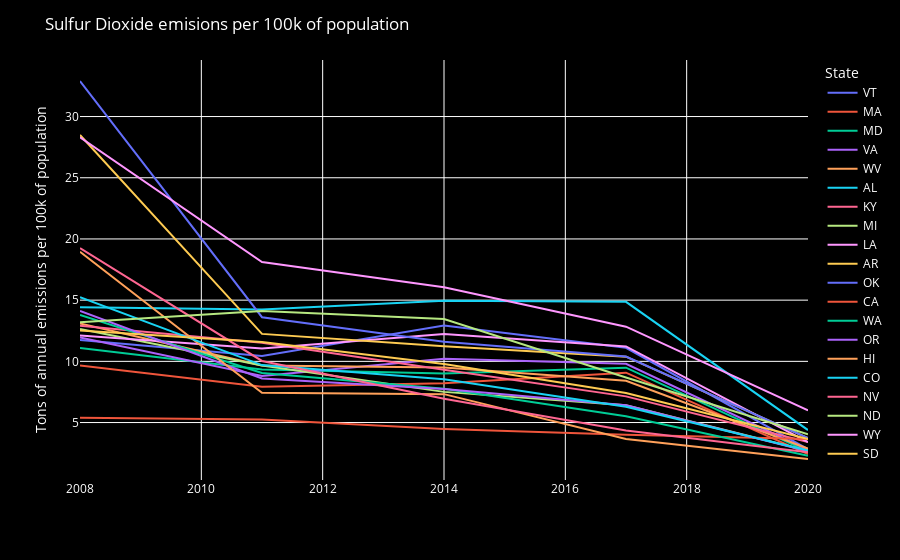

Notebook code cell kept with this figure:
### Code cell
Sulfur_Dioxide = nei_by_pollutant.loc[(nei_by_pollutant["Pollutant"] == 'Sulfur Dioxide')]

Sulfur_Dioxide_plot = px.line(
    Sulfur_Dioxide,
    x = "Year",
    y = "Emmisions_per_100k",
    hover_name = "CAV_adoption",
    color = "State",
    labels = {
        "Year":'',
        "Emmisions_per_100k": "Tons of annual emissions per 100k of population"
    }
)

Sulfur_Dioxide_plot.update_layout(
#     yaxis_range=[0,6],
    font_color="white",
    legend=dict(
    title="State"
))

Sulfur_Dioxide_plot.update_layout({
    'plot_bgcolor':'black',
    'paper_bgcolor':'black',
    'title':'Sulfur Dioxide emisions per 100k of population'
})

Sulfur_Dioxide_plot.show()

### Figure 1 — Plotly figure (JSON) as saved in the notebook; plotly's stock layout.template omitted (floating-point values rounded to 4 significant figures)
{"data": [{"hovertemplate": "<b>%{hovertext}</b><br><br>State=VT<br>=%{x}<br>Tons of annual emissions per 100k of population=%{y}<extra></extra>", "hovertext": ["High CAV adoption", "High CAV adoption", "High CAV adoption", "High CAV adoption", "High CAV adoption"], "legendgroup": "VT", "line": {"color": "#636efa", "dash": "solid"}, "marker": {"symbol": "circle"}, "mode": "lines", "name": "VT", "orientation": "v", "showlegend": true, "type": "scatter", "x": [2008, 2011, 2014, 2017, 2020], "xaxis": "x", "y": [11.74, 10.43, 12.94, 11.11, 2.831], "yaxis": "y"}, {"hovertemplate": "<b>%{hovertext}</b><br><br>State=MA<br>=%{x}<br>Tons of annual emissions per 100k of population=%{y}<extra></extra>", "hovertext": ["High CAV adoption", "High CAV adoption", "High CAV adoption", "High CAV adoption", "High CAV adoption"], "legendgroup": "MA", "line": {"color": "#EF553B", "dash": "solid"}, "marker": {"symbol": "circle"}, "mode": "lines", "name": "MA", "orientation": "v", "showlegend": true, "type": "scatter", "x": [2008, 2011, 2014, 2017, 2020], "xaxis": "x", "y": [9.655, 7.929, 8.204, 9.072, 2.416], "yaxis": "y"}, {"hovertemplate": "<b>%{hovertext}</b><br><br>State=MD<br>=%{x}<br>Tons of annual emissions per 100k of population=%{y}<extra></extra>", "hovertext": ["High CAV adoption", "High CAV adoption", "High CAV adoption", "High CAV adoption", "High CAV adoption"], "legendgroup": "MD", "line": {"color": "#00cc96", "dash": "solid"}, "marker": {"symbol": "circle"}, "mode": "lines", "name": "MD", "orientation": "v", "showlegend": true, "type": "scatter", "x": [2008, 2011, 2014, 2017, 2020], "xaxis": "x", "y": [11.1, 9.34, 9.004, 9.484, 2.629], "yaxis": "y"}, {"hovertemplate": "<b>%{hovertext}</b><br><br>State=VA<br>=%{x}<br>Tons of annual emissions per 100k of population=%{y}<extra></extra>", "hovertext": ["High CAV adoption", "High CAV adoption", "High CAV adoption", "High CAV adoption", "High CAV adoption"], "legendgroup": "VA", "line": {"color": "#ab63fa", "dash": "solid"}, "marker": {"symbol": "circle"}, "mode": "lines", "name": "VA", "orientation": "v", "showlegend": true, "type": "scatter", "x": [2008, 2011, 2014, 2017, 2020], "xaxis": "x", "y": [11.94, 8.797, 10.22, 9.798, 2.776], "yaxis": "y"}, {"hovertemplate": "<b>%{hovertext}</b><br><br>State=WV<br>=%{x}<br>Tons of annual emissions per 100k of population=%{y}<extra></extra>", "hovertext": ["Low CAV adoption", "Low CAV adoption", "Low CAV adoption", "Low CAV adoption", "Low CAV adoption"], "legendgroup": "WV", "line": {"color": "#FFA15A", "dash": "solid"}, "marker": {"symbol": "circle"}, "mode": "lines", "name": "WV", "orientation": "v", "showlegend": true, "type": "scatter", "x": [2008, 2011, 2014, 2017, 2020], "xaxis": "x", "y": [13.09, 9.67, 9.493, 8.42, 2.877], "yaxis": "y"}, {"hovertemplate": "<b>%{hovertext}</b><br><br>State=AL<br>=%{x}<br>Tons of annual emissions per 100k of population=%{y}<extra></extra>", "hovertext": ["Low CAV adoption", "Low CAV adoption", "Low CAV adoption", "Low CAV adoption", "Low CAV adoption"], "legendgroup": "AL", "line": {"color": "#19d3f3", "dash": "solid"}, "marker": {"symbol": "circle"}, "mode": "lines", "name": "AL", "orientation": "v", "showlegend": true, "type": "scatter", "x": [2008, 2011, 2014, 2017, 2020], "xaxis": "x", "y": [14.43, 14.23, 14.94, 14.86, 4.385], "yaxis": "y"}, {"hovertemplate": "<b>%{hovertext}</b><br><br>State=KY<br>=%{x}<br>Tons of annual emissions per 100k of population=%{y}<extra></extra>", "hovertext": ["Low CAV adoption", "Low CAV adoption", "Low CAV adoption", "Low CAV adoption", "Low CAV adoption"], "legendgroup": "KY", "line": {"color": "#FF6692", "dash": "solid"}, "marker": {"symbol": "circle"}, "mode": "lines", "name": "KY", "orientation": "v", "showlegend": true, "type": "scatter", "x": [2008, 2011, 2014, 2017, 2020], "xaxis": "x", "y": [12.91, 11.51, 9.32, 7.139, 3.414], "yaxis": "y"}, {"hovertemplate": "<b>%{hovertext}</b><br><br>State=MI<br>=%{x}<br>Tons of annual emissions per 100k of population=%{y}<extra></extra>", "hovertext": ["Low CAV adoption", "Low CAV adoption", "Low CAV adoption", "Low CAV adoption", "Low CAV adoption"], "legendgroup": "MI", "line": {"color": "#B6E880", "dash": "solid"}, "marker": {"symbol": "circle"}, "mode": "lines", "name": "MI", "orientation": "v", "showlegend": true, "type": "scatter", "x": [2008, 2011, 2014, 2017, 2020], "xaxis": "x", "y": [12.64, 9.665, 7.506, 6.408, 2.698], "yaxis": "y"}, {"hovertemplate": "<b>%{hovertext}</b><br><br>State=LA<br>=%{x}<br>Tons of annual emissions per 100k of population=%{y}<extra></extra>", "hovertext": ["Low CAV adoption", "Low CAV adoption", "Low CAV adoption", "Low CAV adoption", "Low CAV adoption"], "legendgroup": "LA", "line": {"color": "#FF97FF", "dash": "solid"}, "marker": {"symbol": "circle"}, "mode": "lines", "name": "LA", "orientation": "v", "showlegend": true, "type": "scatter", "x": [2008, 2011, 2014, 2017, 2020], "xaxis": "x", "y": [12.1, 11.05, 12.23, 11.22, 3.404], "yaxis": "y"}, {"hovertemplate": "<b>%{hovertext}</b><br><br>State=AR<br>=%{x}<br>Tons of annual emissions per 100k of population=%{y}<extra></extra>", "hovertext": ["Low CAV adoption", "Low CAV adoption", "Low CAV adoption", "Low CAV adoption", "Low CAV adoption"], "legendgroup": "AR", "line": {"color": "#FECB52", "dash": "solid"}, "marker": {"symbol": "circle"}, "mode": "lines", "name": "AR", "orientation": "v", "showlegend": true, "type": "scatter", "x": [2008, 2011, 2014, 2017, 2020], "xaxis": "x", "y": [28.49, 12.24, 11.23, 10.38, 3.732], "yaxis": "y"}, {"hovertemplate": "<b>%{hovertext}</b><br><br>State=OK<br>=%{x}<br>Tons of annual emissions per 100k of population=%{y}<extra></extra>", "hovertext": ["Low CAV adoption", "Low CAV adoption", "Low CAV adoption", "Low CAV adoption", "Low CAV adoption"], "legendgroup": "OK", "line": {"color": "#636efa", "dash": "solid"}, "marker": {"symbol": "circle"}, "mode": "lines", "name": "OK", "orientation": "v", "showlegend": true, "type": "scatter", "x": [2008, 2011, 2014, 2017, 2020], "xaxis": "x", "y": [32.91, 13.61, 11.61, 10.39, 3.738], "yaxis": "y"}, {"hovertemplate": "<b>%{hovertext}</b><br><br>State=CA<br>=%{x}<br>Tons of annual emissions per 100k of population=%{y}<extra></extra>", "hovertext": ["High CAV adoption", "High CAV adoption", "High CAV adoption", "High CAV adoption", "High CAV adoption"], "legendgroup": "CA", "line": {"color": "#EF553B", "dash": "solid"}, "marker": {"symbol": "circle"}, "mode": "lines", "name": "CA", "orientation": "v", "showlegend": true, "type": "scatter", "x": [2008, 2011, 2014, 2017, 2020], "xaxis": "x", "y": [5.394, 5.253, 4.464, 4.002, 3.653], "yaxis": "y"}, {"hovertemplate": "<b>%{hovertext}</b><br><br>State=WA<br>=%{x}<br>Tons of annual emissions per 100k of population=%{y}<extra></extra>", "hovertext": ["High CAV adoption", "High CAV adoption", "High CAV adoption", "High CAV adoption", "High CAV adoption"], "legendgroup": "WA", "line": {"color": "#00cc96", "dash": "solid"}, "marker": {"symbol": "circle"}, "mode": "lines", "name": "WA", "orientation": "v", "showlegend": true, "type": "scatter", "x": [2008, 2011, 2014, 2017, 2020], "xaxis": "x", "y": [13.79, 9.058, 7.76, 5.52, 2.281], "yaxis": "y"}, {"hovertemplate": "<b>%{hovertext}</b><br><br>State=OR<br>=%{x}<br>Tons of annual emissions per 100k of population=%{y}<extra></extra>", "hovertext": ["High CAV adoption", "High CAV adoption", "High CAV adoption", "High CAV adoption", "High CAV adoption"], "legendgroup": "OR", "line": {"color": "#ab63fa", "dash": "solid"}, "marker": {"symbol": "circle"}, "mode": "lines", "name": "OR", "orientation": "v", "showlegend": true, "type": "scatter", "x": [2008, 2011, 2014, 2017, 2020], "xaxis": "x", "y": [14.12, 8.6, 7.731, 6.405, 2.645], "yaxis": "y"}, {"hovertemplate": "<b>%{hovertext}</b><br><br>State=HI<br>=%{x}<br>Tons of annual emissions per 100k of population=%{y}<extra></extra>", "hovertext": ["High CAV adoption", "High CAV adoption", "High CAV adoption", "High CAV adoption", "High CAV adoption"], "legendgroup": "HI", "line": {"color": "#FFA15A", "dash": "solid"}, "marker": {"symbol": "circle"}, "mode": "lines", "name": "HI", "orientation": "v", "showlegend": true, "type": "scatter", "x": [2008, 2011, 2014, 2017, 2020], "xaxis": "x", "y": [18.96, 7.429, 7.321, 3.657, 2.022], "yaxis": "y"}, {"hovertemplate": "<b>%{hovertext}</b><br><br>State=CO<br>=%{x}<br>Tons of annual emissions per 100k of population=%{y}<extra></extra>", "hovertext": ["High CAV adoption", "High CAV adoption", "High CAV adoption", "High CAV adoption", "High CAV adoption"], "legendgroup": "CO", "line": {"color": "#19d3f3", "dash": "solid"}, "marker": {"symbol": "circle"}, "mode": "lines", "name": "CO", "orientation": "v", "showlegend": true, "type": "scatter", "x": [2008, 2011, 2014, 2017, 2020], "xaxis": "x", "y": [15.24, 9.696, 8.542, 6.283, 2.712], "yaxis": "y"}, {"hovertemplate": "<b>%{hovertext}</b><br><br>State=NV<br>=%{x}<br>Tons of annual emissions per 100k of population=%{y}<extra></extra>", "hovertext": ["High CAV adoption", "High CAV adoption", "High CAV adoption", "High CAV adoption", "High CAV adoption"], "legendgroup": "NV", "line": {"color": "#FF6692", "dash": "solid"}, "marker": {"symbol": "circle"}, "mode": "lines", "name": "NV", "orientation": "v", "showlegend": true, "type": "scatter", "x": [2008, 2011, 2014, 2017, 2020], "xaxis": "x", "y": [19.25, 10.03, 6.948, 4.348, 2.579], "yaxis": "y"}, {"hovertemplate": "<b>%{hovertext}</b><br><br>State=ND<br>=%{x}<br>Tons of annual emissions per 100k of population=%{y}<extra></extra>", "hovertext": ["Low CAV adoption", "Low CAV adoption", "Low CAV adoption", "Low CAV adoption", "Low CAV adoption"], "legendgroup": "ND", "line": {"color": "#B6E880", "dash": "solid"}, "marker": {"symbol": "circle"}, "mode": "lines", "name": "ND", "orientation": "v", "showlegend": true, "type": "scatter", "x": [2008, 2011, 2014, 2017, 2020], "xaxis": "x", "y": [13.19, 14.12, 13.46, 8.683, 4.048], "yaxis": "y"}, {"hovertemplate": "<b>%{hovertext}</b><br><br>State=WY<br>=%{x}<br>Tons of annual emissions per 100k of population=%{y}<extra></extra>", "hovertext": ["Low CAV adoption", "Low CAV adoption", "Low CAV adoption", "Low CAV adoption", "Low CAV adoption"], "legendgroup": "WY", "line": {"color": "#FF97FF", "dash": "solid"}, "marker": {"symbol": "circle"}, "mode": "lines", "name": "WY", "orientation": "v", "showlegend": true, "type": "scatter", "x": [2008, 2011, 2014, 2017, 2020], "xaxis": "x", "y": [28.31, 18.11, 16.05, 12.83, 5.991], "yaxis": "y"}, {"hovertemplate": "<b>%{hovertext}</b><br><br>State=SD<br>=%{x}<br>Tons of annual emissions per 100k of population=%{y}<extra></extra>", "hovertext": ["Low CAV adoption", "Low CAV adoption", "Low CAV adoption", "Low CAV adoption", "Low CAV adoption"], "legendgroup": "SD", "line": {"color": "#FECB52", "dash": "solid"}, "marker": {"symbol": "circle"}, "mode": "lines", "name": "SD", "orientation": "v", "showlegend": true, "type": "scatter", "x": [2008, 2011, 2014, 2017, 2020], "xaxis": "x", "y": [12.52, 11.58, 9.782, 7.422, 3.644], "yaxis": "y"}], "layout": {"font": {"color": "white"}, "legend": {"title": {"text": "State"}, "tracegroupgap": 0}, "margin": {"t": 60}, "paper_bgcolor": "black", "plot_bgcolor": "black", "title": {"text": "Sulfur Dioxide emisions per 100k of population"}, "xaxis": {"anchor": "y", "domain": [0, 1], "title": {"text": ""}}, "yaxis": {"anchor": "x", "domain": [0, 1], "title": {"text": "Tons of annual emissions per 100k of population"}}}}
